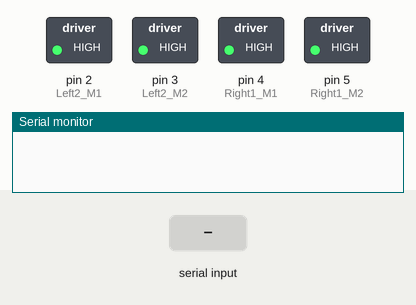
Simulated run of this sketch. Board: Arduino Uno, built with avr-gcc and run on an emulated ATmega328P. Parts: switched loads named in the sketch (green lamp = pin HIGH), the last lines printed to the serial monitor. The test bench sets the inputs (shaded band).

Above: at 1.2 s.
1.3 s: "90,45\n" received over Serial
At 2.7 s:
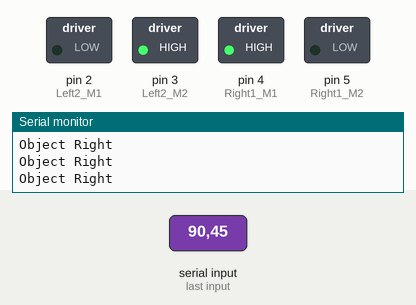
At 7.1 s:
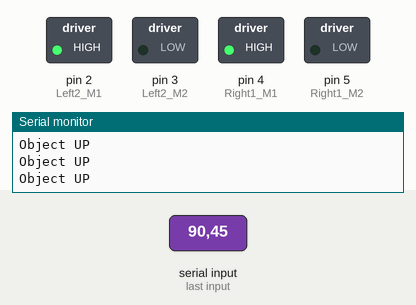
Timing chart, 0 to 8.8 s (numbered marks = the images above; inputs shaded):
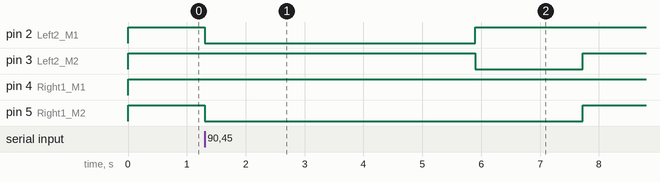

The sketch:

DemoPI.ino
```cpp
String inString = "";    // string to hold input


//Motor2
const int Left2_M1 = 2;
const int Left2_M2 = 3;

//Motor3
const int Right1_M1 = 4;
const int Right1_M2 = 5;


void setup() {

  // Open serial communications and wait for port to open:

  Serial.begin(9600);


  pinMode(Left2_M1, OUTPUT);
  pinMode(Left2_M2, OUTPUT);

  pinMode(Right1_M1, OUTPUT);
  pinMode(Right1_M2, OUTPUT);

}


void loop() {

  // Read serial input:


  digitalWrite(Left2_M1, HIGH);
  digitalWrite(Left2_M2, HIGH);

  digitalWrite(Right1_M1, HIGH);
  digitalWrite(Right1_M2, HIGH);

  while (Serial.available() > 0) {
    String s1 = Serial.readStringUntil('\n');


    int locationofCom = s1.indexOf(',');

    String x_coord, y_coord;

    x_coord = s1.substring(0, locationofCom);
    y_coord = s1.substring(locationofCom + 1);
    int x = x_coord.toInt();
    int y = y_coord.toInt();
    /*Serial.print("x: ");
    Serial.print(x_coord);
    Serial.print(" ");
    Serial.print(x);
    Serial.print(" ");
    Serial.print(" y: ");
    Serial.println(y);*/

    if (x > 0)
    {
      for (x = 320; x > 0; x--)
      {
        digitalWrite(Left2_M1, LOW);
        digitalWrite(Left2_M2, HIGH);

        digitalWrite(Right1_M1, HIGH);
        digitalWrite(Right1_M2, LOW);

        Serial.println("Object Right");

      }
    }

    if (x < 0)
    {
      for (x = -320; x < 0; x++)
      {

        digitalWrite(Left2_M1, HIGH);
        digitalWrite(Left2_M2, LOW);

        digitalWrite(Right1_M1, LOW);
        digitalWrite(Right1_M2, HIGH);

        Serial.println("Object Left");
      }
    }

    if (y > 0 && x==0)
    {
      for (y = 160; y > 0; y--)
      {
        digitalWrite(Left2_M1, HIGH);
        digitalWrite(Left2_M2, LOW);

        digitalWrite(Right1_M1, HIGH);
        digitalWrite(Right1_M2, LOW);

        Serial.println("Object UP");
      }
    }

    if (y < 0 && x==0)
    {
      for (y = -160; y < 0; y++)
      {
        digitalWrite(Left2_M1, LOW);
        digitalWrite(Left2_M2, HIGH);

        digitalWrite(Right1_M1, LOW);
        digitalWrite(Right1_M2, HIGH);

        Serial.println("Object Down");
      }
    }

    if (x == 0 && y == 0)
    {
      digitalWrite(Left2_M1, HIGH);
      digitalWrite(Left2_M2, HIGH);

      digitalWrite(Right1_M1, HIGH);
      digitalWrite(Right1_M2, HIGH);

      Serial.println("Object Center");
    }

  }
}
```

Measured:
- after the input at 1.3 s, pin 2 (Left2_M1): HIGH → LOW at once, → HIGH 4.6 s later; pin 3 (Left2_M2): HIGH → LOW after 4.6 s, → HIGH 1.8 s later; pin 5 (Right1_M2): HIGH → LOW at once, → HIGH 6.4 s later
